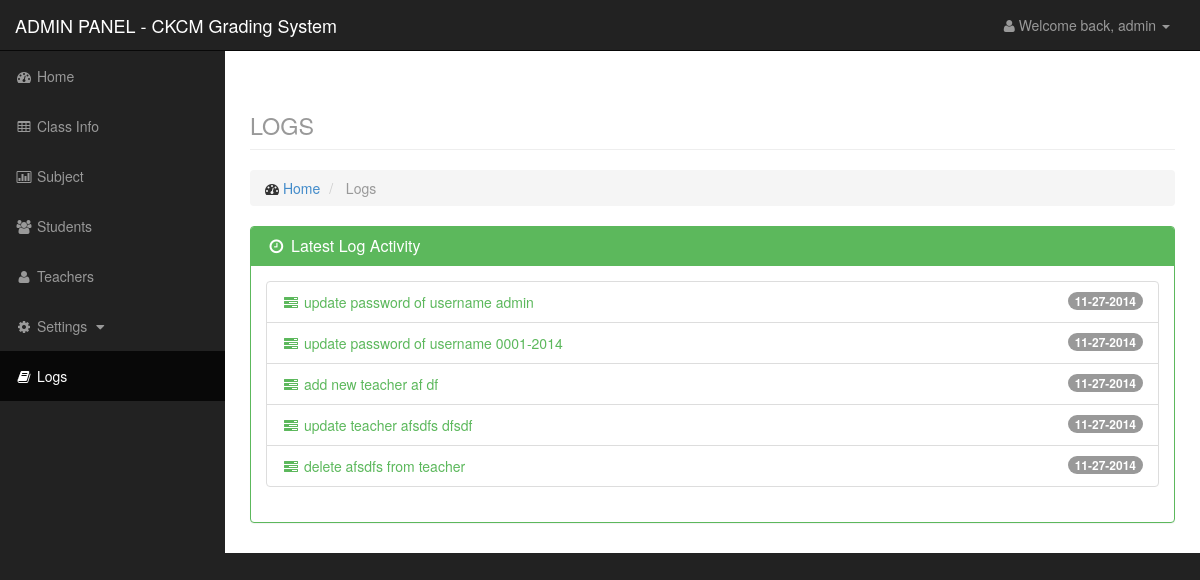
Page /admin/logs.php (signed in) on the committed database.
### tables this page shows
CREATE TABLE IF NOT EXISTS `log` (
  `id` int(11) NOT NULL AUTO_INCREMENT,
  `date` varchar(50) NOT NULL,
  `activity` varchar(100) NOT NULL,
  PRIMARY KEY (`id`)
);

### admin/logs.php (the view)
<?php
    include('include/header.php');
    include('include/sidebar.php');
?>
<div id="page-wrapper">
    <div class="container-fluid">
        <div class="row">
            <div class="col-lg-12">
                <h1 class="page-header">
                   <small>LOGS</small>
                </h1>
                <ol class="breadcrumb">
                    <li>
                        <i class="fa fa-dashboard"></i> <a href="index.php">Home</a>
                    </li>
                    <li class="active">
                        Logs
                    </li>
                </ol>
            </div>
        </div>
        <div class="row">
             <div class="col-lg-12">
                <div class="panel panel-green">
                    <div class="panel-heading">
                        <h3 class="panel-title"><i class="fa fa-clock-o fa-fw"></i> Latest Log Activity</h3>
                    </div>
                    <div class="panel-body">
                        <div class="list-group">
                            <?php $r = mysql_query("select * from log order by date desc limit 0,100");?>
                            <?php while($row = mysql_fetch_array($r)): ?>
                            <a href="#" class="list-group-item">
                                <span class="badge"><?php echo $row['date']?></span>
                                <i class="fa fa-fw fa-tasks"></i> <?php echo $row['activity']?>
                            </a>
                            <?php endwhile; ?>
                        </div>
                    </div>
                </div>
            </div>
        </div>
    </div>
</div>
<?php include('include/footer.php');

### css/sb-admin.css (style rules this page uses)
body { margin-top: 100px; background-color: #222; }
@media (min-width:768px) { body { margin-top: 50px; } }
#page-wrapper { width: 100%; padding: 0; background-color: #fff; }
@media (min-width:768px) { #page-wrapper { padding: 10px; } }
.panel-green { border-color: #5cb85c; }
.panel-green .panel-heading { border-color: #5cb85c; color: #fff; background-color: #5cb85c; }
.panel-green a { color: #5cb85c; }

### rows in the picture
log: date "11-27-2014", activity "update password of username admin"
log: date "11-27-2014", activity "update password of username 0001-2014"
log: date "11-27-2014", activity "add new teacher af df"
log: date "11-27-2014", activity "update teacher afsdfs dfsdf"
log: date "11-27-2014", activity "delete afsdfs from teacher"

### other values in the picture
$_SESSION['level'] "admin"
